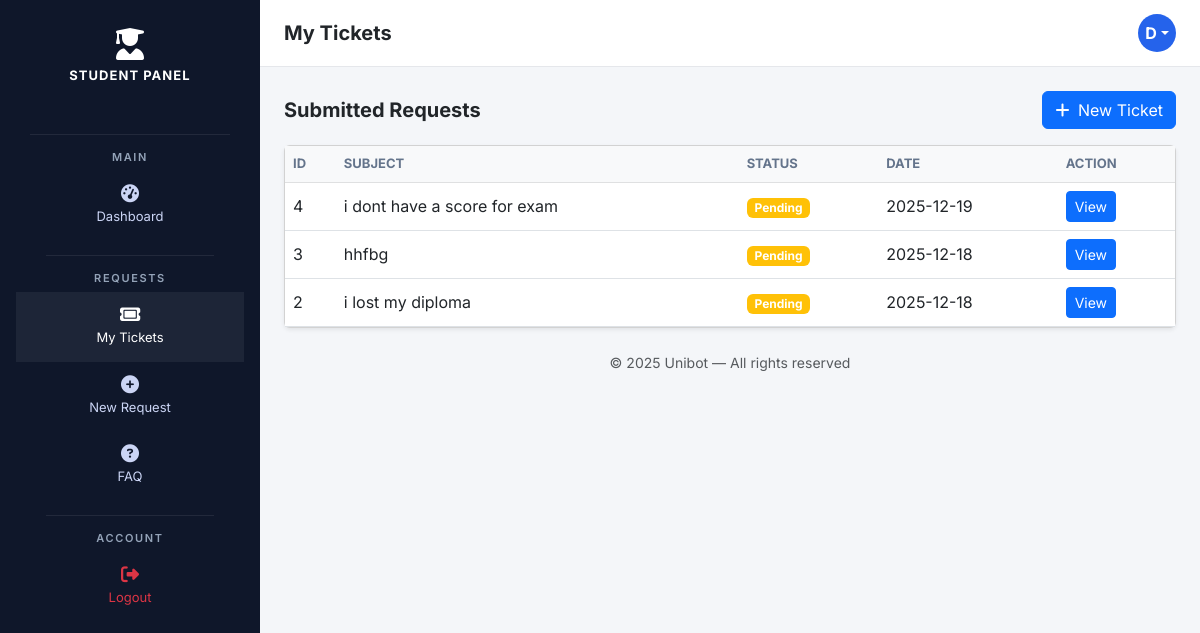
Screenshot of /student/tickets.php (signed in) with the database file from the repository.
### tables this page shows
CREATE TABLE `tickets` (
  `id` int(11) NOT NULL,
  `student_id` int(11) DEFAULT NULL,
  `student_name` varchar(255) DEFAULT NULL,
  `subject` varchar(255) DEFAULT NULL,
  `category` varchar(255) DEFAULT NULL,
  `assigned_to` varchar(255) DEFAULT NULL,
  `status` enum('pending','in_progress','resolved') DEFAULT 'pending',
  `created_at` timestamp NOT NULL DEFAULT current_timestamp(),
  `category_id` int(11) DEFAULT NULL,
  `description` text DEFAULT NULL,
  `attachment` varchar(255) DEFAULT NULL
);

### student/tickets.php (the view, shortened to what this page needs)
<?php
require_once __DIR__ . '/../config/db.php';
$studentId = $_SESSION['user_id'];
$name  = $_SESSION['name'] ?? 'Student';
$initials = strtoupper($name[0]);
$stmt = $conn->prepare("
    SELECT id, subject, status, created_at
    FROM tickets
    WHERE student_id = ?
    ORDER BY created_at DESC
");
$stmt->execute([$studentId]);
$tickets = $stmt->fetchAll(PDO::FETCH_ASSOC);
?>
<!doctype html>
<html lang="en">
<head>
<link href="https://cdn.jsdelivr.net/npm/bootstrap@5.3.0/dist/css/bootstrap.min.css" rel="stylesheet">
<link href="https://cdnjs.cloudflare.com/ajax/libs/font-awesome/6.5.0/css/all.min.css" rel="stylesheet">
</head>
<body>
<div class="d-flex">
<aside class="sidebar">
    <div class="sidebar-header">
        <i class="fa-solid fa-user-graduate"></i>
        <h5>STUDENT PANEL</h5>
    </div>
    <div class="sidebar-divider"></div>
    <div class="sidebar-nav px-3">
        <div class="sidebar-section">MAIN</div>
        <a href="dashboard.php">
            <i class="fa-solid fa-gauge-high"></i><span>Dashboard</span>
        </a>
        <div class="sidebar-divider"></div>
        <div class="sidebar-section">REQUESTS</div>
        <a href="tickets.php" class="active">
            <i class="fa-solid fa-ticket"></i><span>My Tickets</span>
        </a>
        <a href="new_ticket.php">
            <i class="fa-solid fa-plus-circle"></i><span>New Request</span>
        </a>
        <a href="faq.php">
            <i class="fa-solid fa-circle-question"></i><span>FAQ</span>
        </a>
        <div class="sidebar-divider"></div>
        <div class="sidebar-section">ACCOUNT</div>
        <a href="../auth/logout.php" class="text-danger">
            <i class="fa-solid fa-right-from-bracket"></i><span>Logout</span>
        </a>
    </div>
</aside>
<main class="flex-grow-1">
<div class="topbar">
    <h5 class="fw-bold mb-0">My Tickets</h5>
    <div class="dropdown">
        <div class="avatar dropdown-toggle" data-bs-toggle="dropdown">
            <?= $initials ?>
        </div>
    </div>
</div>
<div class="p-4">
<div class="d-flex justify-content-between align-items-center mb-3">
    <h5 class="fw-bold mb-0">Submitted Requests</h5>
    <a href="new_ticket.php" class="btn btn-primary">
        <i class="fa-solid fa-plus me-1"></i> New Ticket
    </a>
</div>
<div class="card shadow-sm">
<div class="card-body p-0">
<table class="table table-hover mb-0 align-middle">
<thead class="table-light">
<tr>
    <th>ID</th>
    <th>Subject</th>
    <th>Status</th>
    <th>Date</th>
    <th>Action</th>
</tr>
</thead>
<tbody>
<?php if(empty($tickets)): ?>
<tr>
    <td colspan="5" class="text-center text-muted py-4">
        No tickets submitted yet.
    </td>
</tr>
<?php else: foreach($tickets as $t): ?>
<tr>
    <td><?= $t['id'] ?></td>
    <td><?= htmlspecialchars($t['subject']) ?></td>
    <td>
        <span class="badge bg-<?=
            $t['status']=='pending' ? 'warning' :
            ($t['status']=='resolved' ? 'success' : 'secondary')
        ?>">
            <?= ucfirst($t['status']) ?>
        </span>
    </td>
    <td><?= date('Y-m-d', strtotime($t['created_at'])) ?></td>
    <td>
        <a href="view_ticket.php?id=<?= $t['id'] ?>" class="btn btn-sm btn-primary">
            View
        </a>
    </td>
</tr>
<?php endforeach; endif; ?>
</tbody>
</table>
</div>
</div>
<footer class="text-center mt-4 text-muted small">
    © 2025 Unibot — All rights reserved
</footer>
</div>
</main>
</div>
</body>
</html>

### student/tickets.php (style rules this page uses)
body { font-family:'Inter',sans-serif;background:#f4f6f9 }
.sidebar { width:260px; background:#0f172a; color:white; min-height:100vh; }
.sidebar-header { text-align:center;padding:28px 20px }
.sidebar-header i { font-size:32px;margin-bottom:8px }
.sidebar-header h5 { font-weight:700;font-size:13px;letter-spacing:.08em }
.sidebar-divider { height:1px;background:rgba(255,255,255,.08);margin:14px 30px }
.sidebar-section { text-align:center;font-size:11px;letter-spacing:.15em;color:#94a3b8;margin-bottom:6px;font-weight:600 }
.sidebar-nav a { display:flex; flex-direction:column; align-items:center; padding:14px 0; color:#cbd5f5; text-decoration:none; transition:.2s }
.sidebar-nav a i { font-size:18px;margin-bottom:4px }
.sidebar-nav a span { font-size:13px }
.sidebar-nav a:hover, .sidebar-nav a.active { background:rgba(255,255,255,.06);color:white }
.topbar { background:white; padding:14px 24px; border-bottom:1px solid #e5e7eb; display:flex; justify-content:space-between; align-items:center }
.avatar { width:38px;height:38px; border-radius:50%; background:#2563eb; color:white; display:flex; align-items:center; justify-content:center; font-weight:700; cursor:pointer }
.table th { font-size:13px; text-transform:uppercase; color:#64748b }

### rows the page displays
tickets: id "4", subject "i dont have a score for exam", status "Pending", created_at "2025-12-19"
tickets: id "3", subject "hhfbg", status "Pending", created_at "2025-12-18"
tickets: id "2", subject "i lost my diploma", status "Pending", created_at "2025-12-18"

### other values shown
$initials "D"
